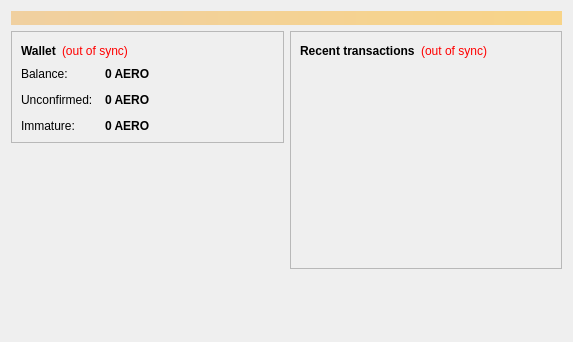
<?xml version="1.0" encoding="UTF-8"?>
<ui version="4.0">
 <class>OverviewPage</class>
 <widget class="QWidget" name="OverviewPage">
  <property name="geometry">
   <rect>
    <x>0</x>
    <y>0</y>
    <width>573</width>
    <height>342</height>
   </rect>
  </property>
  <property name="windowTitle">
   <string>Form</string>
  </property>
  <layout class="QVBoxLayout" name="topLayout">
   <item>
    <widget class="QLabel" name="labelAlerts">
     <property name="visible">
      <bool>false</bool>
     </property>
     <property name="styleSheet">
      <string notr="true">background-color: qlineargradient(x1: 0, y1: 0, x2: 1, y2: 0, stop:0 #F0D0A0, stop:1 #F8D488); color:#000000;</string>
     </property>
     <property name="wordWrap">
      <bool>true</bool>
     </property>
     <property name="margin">
      <number>3</number>
     </property>
    </widget>
   </item>
   <item>
    <layout class="QHBoxLayout" name="horizontalLayout" stretch="1,1">
     <item>
      <layout class="QVBoxLayout" name="verticalLayout_2">
       <item>
        <widget class="QFrame" name="frame">
         <property name="frameShape">
          <enum>QFrame::StyledPanel</enum>
         </property>
         <property name="frameShadow">
          <enum>QFrame::Raised</enum>
         </property>
         <layout class="QVBoxLayout" name="verticalLayout_4">
          <item>
           <layout class="QHBoxLayout" name="horizontalLayout_4">
            <item>
             <widget class="QLabel" name="label_5">
              <property name="font">
               <font>
                <weight>75</weight>
                <bold>true</bold>
               </font>
              </property>
              <property name="text">
               <string>Wallet</string>
              </property>
             </widget>
            </item>
            <item>
             <widget class="QLabel" name="labelWalletStatus">
              <property name="toolTip">
               <string>The displayed information may be out of date. Your wallet automatically synchronizes with the Aero network after a connection is established, but this process has not completed yet.</string>
              </property>
              <property name="styleSheet">
               <string notr="true">QLabel { color: red; }</string>
              </property>
              <property name="text">
               <string notr="true">(out of sync)</string>
              </property>
              <property name="alignment">
               <set>Qt::AlignLeading|Qt::AlignLeft|Qt::AlignVCenter</set>
              </property>
             </widget>
            </item>
            <item>
             <spacer name="horizontalSpacer_2">
              <property name="orientation">
               <enum>Qt::Horizontal</enum>
              </property>
              <property name="sizeHint" stdset="0">
               <size>
                <width>40</width>
                <height>20</height>
               </size>
              </property>
             </spacer>
            </item>
           </layout>
          </item>
          <item>
           <layout class="QFormLayout" name="formLayout_2">
            <property name="fieldGrowthPolicy">
             <enum>QFormLayout::AllNonFixedFieldsGrow</enum>
            </property>
            <property name="horizontalSpacing">
             <number>12</number>
            </property>
            <property name="verticalSpacing">
             <number>12</number>
            </property>
            <item row="0" column="0">
             <widget class="QLabel" name="label">
              <property name="text">
               <string>Balance:</string>
              </property>
             </widget>
            </item>
            <item row="0" column="1">
             <widget class="QLabel" name="labelBalance">
              <property name="font">
               <font>
                <weight>75</weight>
                <bold>true</bold>
               </font>
              </property>
              <property name="cursor">
               <cursorShape>IBeamCursor</cursorShape>
              </property>
              <property name="toolTip">
               <string>Your current balance</string>
              </property>
              <property name="text">
               <string notr="true">0 AERO</string>
              </property>
              <property name="textInteractionFlags">
               <set>Qt::LinksAccessibleByMouse|Qt::TextSelectableByKeyboard|Qt::TextSelectableByMouse</set>
              </property>
             </widget>
            </item>
            <item row="1" column="0">
             <widget class="QLabel" name="label_3">
              <property name="text">
               <string>Unconfirmed:</string>
              </property>
             </widget>
            </item>
            <item row="1" column="1">
             <widget class="QLabel" name="labelUnconfirmed">
              <property name="font">
               <font>
                <weight>75</weight>
                <bold>true</bold>
               </font>
              </property>
              <property name="cursor">
               <cursorShape>IBeamCursor</cursorShape>
              </property>
              <property name="toolTip">
               <string>Total of transactions that have yet to be confirmed, and do not yet count toward the current balance</string>
              </property>
              <property name="text">
               <string notr="true">0 AERO</string>
              </property>
              <property name="textInteractionFlags">
               <set>Qt::LinksAccessibleByMouse|Qt::TextSelectableByKeyboard|Qt::TextSelectableByMouse</set>
              </property>
             </widget>
            </item>
            <item row="2" column="0">
             <widget class="QLabel" name="labelImmatureText">
              <property name="text">
               <string>Immature:</string>
              </property>
             </widget>
            </item>
            <item row="2" column="1">
             <widget class="QLabel" name="labelImmature">
              <property name="font">
               <font>
                <weight>75</weight>
                <bold>true</bold>
               </font>
              </property>
              <property name="toolTip">
               <string>Mined balance that has not yet matured</string>
              </property>
              <property name="text">
               <string notr="true">0 AERO</string>
              </property>
              <property name="textInteractionFlags">
               <set>Qt::LinksAccessibleByMouse|Qt::TextSelectableByKeyboard|Qt::TextSelectableByMouse</set>
              </property>
             </widget>
            </item>
           </layout>
          </item>
         </layout>
        </widget>
       </item>
       <item>
        <spacer name="verticalSpacer">
         <property name="orientation">
          <enum>Qt::Vertical</enum>
         </property>
         <property name="sizeHint" stdset="0">
          <size>
           <width>20</width>
           <height>40</height>
          </size>
         </property>
        </spacer>
       </item>
      </layout>
     </item>
     <item>
      <layout class="QVBoxLayout" name="verticalLayout_3">
       <item>
        <widget class="QFrame" name="frame_2">
         <property name="frameShape">
          <enum>QFrame::StyledPanel</enum>
         </property>
         <property name="frameShadow">
          <enum>QFrame::Raised</enum>
         </property>
         <layout class="QVBoxLayout" name="verticalLayout">
          <item>
           <layout class="QHBoxLayout" name="horizontalLayout_2">
            <item>
             <widget class="QLabel" name="label_4">
              <property name="text">
               <string>&lt;b&gt;Recent transactions&lt;/b&gt;</string>
              </property>
             </widget>
            </item>
            <item>
             <widget class="QLabel" name="labelTransactionsStatus">
              <property name="toolTip">
               <string>The displayed information may be out of date. Your wallet automatically synchronizes with the Aero network after a connection is established, but this process has not completed yet.</string>
              </property>
              <property name="styleSheet">
               <string notr="true">QLabel { color: red; }</string>
              </property>
              <property name="text">
               <string notr="true">(out of sync)</string>
              </property>
              <property name="alignment">
               <set>Qt::AlignRight|Qt::AlignTrailing|Qt::AlignVCenter</set>
              </property>
             </widget>
            </item>
            <item>
             <spacer name="horizontalSpacer">
              <property name="orientation">
               <enum>Qt::Horizontal</enum>
              </property>
              <property name="sizeHint" stdset="0">
               <size>
                <width>40</width>
                <height>20</height>
               </size>
              </property>
             </spacer>
            </item>
           </layout>
          </item>
          <item>
           <widget class="QListView" name="listTransactions">
            <property name="styleSheet">
             <string notr="true">QListView { background: transparent; }</string>
            </property>
            <property name="frameShape">
             <enum>QFrame::NoFrame</enum>
            </property>
            <property name="verticalScrollBarPolicy">
             <enum>Qt::ScrollBarAlwaysOff</enum>
            </property>
            <property name="horizontalScrollBarPolicy">
             <enum>Qt::ScrollBarAlwaysOff</enum>
            </property>
            <property name="selectionMode">
             <enum>QAbstractItemView::NoSelection</enum>
            </property>
           </widget>
          </item>
         </layout>
        </widget>
       </item>
       <item>
        <spacer name="verticalSpacer_2">
         <property name="orientation">
          <enum>Qt::Vertical</enum>
         </property>
         <property name="sizeHint" stdset="0">
          <size>
           <width>20</width>
           <height>40</height>
          </size>
         </property>
        </spacer>
       </item>
      </layout>
     </item>
    </layout>
   </item>
  </layout>
 </widget>
 <resources/>
 <connections/>
</ui>
